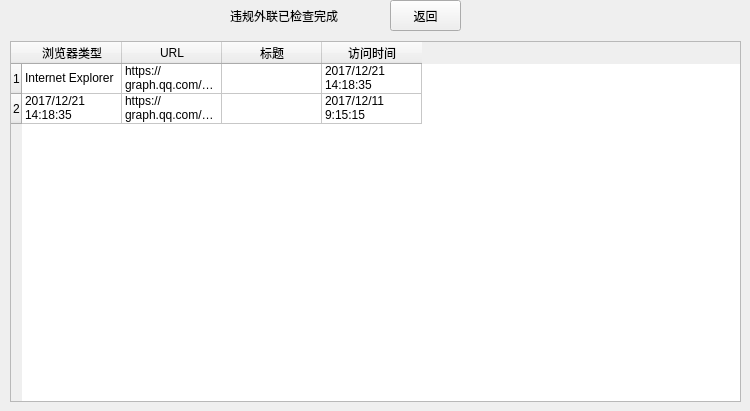
      <widget class="QWidget" name="page_25">
       <widget class="QLabel" name="label_47">
        <property name="geometry">
         <rect>
          <x>230</x>
          <y>0</y>
          <width>151</width>
          <height>31</height>
         </rect>
        </property>
        <property name="styleSheet">
         <string notr="true">font: 12pt &quot;微软雅黑&quot;;
color: rgb(0, 0, 0);</string>
        </property>
        <property name="text">
         <string>违规外联已检查完成</string>
        </property>
       </widget>
       <widget class="QPushButton" name="wailianBackButton">
        <property name="geometry">
         <rect>
          <x>390</x>
          <y>0</y>
          <width>71</width>
          <height>31</height>
         </rect>
        </property>
        <property name="text">
         <string>返回</string>
        </property>
       </widget>
       <widget class="QTableWidget" name="wailianTableWidget">
        <property name="geometry">
         <rect>
          <x>10</x>
          <y>41</y>
          <width>731</width>
          <height>361</height>
         </rect>
        </property>
        <row>
         <property name="text">
          <string>1</string>
         </property>
        </row>
        <row>
         <property name="text">
          <string>2</string>
         </property>
        </row>
        <column>
         <property name="text">
          <string>浏览器类型</string>
         </property>
        </column>
        <column>
         <property name="text">
          <string>URL</string>
         </property>
        </column>
        <column>
         <property name="text">
          <string>标题</string>
         </property>
        </column>
        <column>
         <property name="text">
          <string>访问时间</string>
         </property>
        </column>
        <item row="0" column="0">
         <property name="text">
          <string>Internet Explorer</string>
         </property>
        </item>
        <item row="0" column="1">
         <property name="text">
          <string>https://graph.qq.com/oauth2.0/authorize?viewPage=sgIME&amp;scope=get_user_info%2Cget_app_friends&amp;response_type=code&amp;show_auth_items=0&amp;redirect_uri=https%3A%2F%2Faccount.sogou.com%2Fconnect%2Fcallback%2Fqq%3Fclient_id%3D1044%26ip%3D218.94.29.59%26ru%3Dhttp%25253A%25252F%25252Faccount.sogou.com%25252F%25253Flogintype%25253Dqqsimple%26ts%3D1690581561%26type%3Dtoken%26user_agent%3Dsogou_ime&amp;state=  bfa94797-ada6-43e6-ba70-9f2312ac268b&amp;client_id=100294784</string>
         </property>
        </item>
        <item row="0" column="3">
         <property name="text">
          <string>2017/12/21 14:18:35 </string>
         </property>
        </item>
        <item row="1" column="0">
         <property name="text">
          <string>2017/12/21 14:18:35 </string>
         </property>
        </item>
        <item row="1" column="1">
         <property name="text">
          <string>https://graph.qq.com/oauth2.0/authorize?viewPage=sgIME&amp;scope=get_user_info%2Cget_app_friends&amp;response_type=code&amp;show_auth_items=0&amp;redirect_uri=https%3A%2F%2Faccount.sogou.com%2Fconnect%2Fcallback%2Fqq%3Fclient_id%3D1044%26ip%3D218.94.29.59%26ru%3Dhttp%25253A%25252F%25252Faccount.sogou.com%25252F%25253Flogintype%25253Dqqsimple%26ts%3D2034649675%26type%3Dtoken%26user_agent%3Dsogou_ime&amp;state=c08b3bae-425f-4da2-864f-e57c4690f484&amp;client_id=100294784</string>
         </property>
        </item>
        <item row="1" column="3">
         <property name="text">
          <string>2017/12/11 9:15:15</string>
         </property>
        </item>
       </widget>
      </widget>
